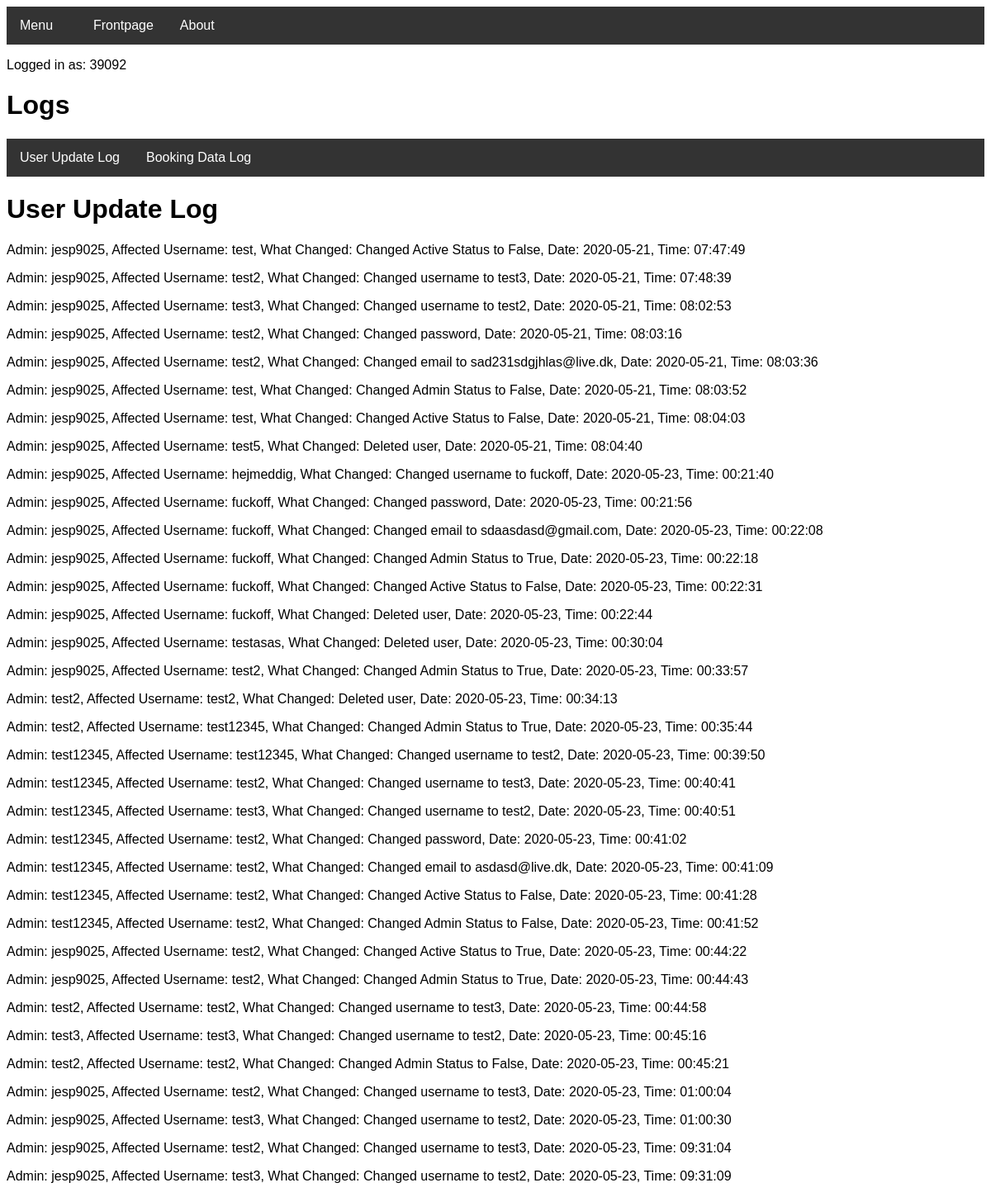
The page /userdatalog (signed in) on the database its author committed.
### tables this page shows
CREATE TABLE UpdateUserData (updateuserdata_admin STRING, updateuserdata_affected_user STRING, updateuserdata_what_changed STRING, updateuserdata_date DATE, updateuserdata_time TIME);

### routes.py (the view)
@app.route("/userdatalog")
def userdatalog():
    if "name" not in session:
        return redirect(url_for("login"))
    if user.checkIfAdmin(session['name']) == False:
        return redirect(url_for("denied"))
    lst = updateUserData.readUserDataLog()
    return render_template("userdatalog.html", data=lst, username=session['name'])

### Project.py (called while the page is built)
    def checkIfAdmin(self, username):
        try:
            c = self.conn.cursor()
            c.execute("SELECT user_is_admin FROM User WHERE user_username = '{}'".format(username))
            lst = c.fetchall()
            toList = functools.reduce(operator.add, (lst))
            for item in toList:
                if item == "True":
                    return True
            return False
        except TypeError:
            pass

    def readUserDataLog(self):
        try:
            c = self.conn.cursor()
            c.execute("SELECT 'Admin:', updateuserdata_admin, 'Affected Username:', updateuserdata_affected_user, 'What Changed:', updateuserdata_what_changed, 'Date:', updateuserdata_date, 'Time:', updateuserdata_time FROM UpdateUserData")
            lst = c.fetchall()
            c.close
            return lst
        except sqlite3.Error as e:
            return "An error occurred:", e.args[0]

### templates/userdatalog.html (shortened to what this page needs)
<!DOCTYPE html>
<head>
<link rel="stylesheet" href="../static/theme.css">
<link rel="stylesheet" type="text/css" href="../static/barstyle.css" title="style"/>
<link rel="stylesheet" type="text/css" href="../static/errorstyle.css" title="style"/>
</head>
<body>
<div class="navbar">
  <div class="dropdown">
    <button class="dropbtn">Menu
      <i class="fa fa-caret-down"></i>
    </button>
  </div>
  <a href="welcome">Frontpage</a>
  <a href="about">About</a>
</div>
</body>
<p>Logged in as: {{ username }}</p>
<h1>Logs</h1>
<div class="container">
    <div class="navbar">
        <a href="userdatalog">User Update Log</a>
        <a href="bookingdatalog">Booking Data Log</a>
    </div>
    <h1>User Update Log</h1>
</div>
<body>
    {%for value in data%}
     <p>{{value | replace("(", "") | replace(")", "") | replace(":", "=") | replace("'", "") | replace("=,", ":") | replace("=", ":")}}</p>
    {%endfor%}
   </body>

### static/barstyle.css (style rules this page uses)
body { font-family: Arial, Helvetica, sans-serif; }
.navbar { overflow: hidden; background-color: #333; }
.navbar a { float: left; font-size: 16px; color: white; text-align: center; padding: 14px 16px; text-decoration: none; }
.dropdown { float: left; overflow: hidden; }
.dropdown .dropbtn { font-size: 16px; border: none; outline: none; color: white; padding: 14px 16px; background-color: inherit; font-family: inherit; margin: 0; }

### rows shown on the page
UpdateUserData: value "Admin: jesp9025, Affected Username: test, What Changed: Changed Active Status to False, Date: 2020-05-21, Time: 07:47:49"
UpdateUserData: value "Admin: jesp9025, Affected Username: test2, What Changed: Changed username to test3, Date: 2020-05-21, Time: 07:48:39"
UpdateUserData: value "Admin: jesp9025, Affected Username: test3, What Changed: Changed username to test2, Date: 2020-05-21, Time: 08:02:53"
UpdateUserData: value "Admin: jesp9025, Affected Username: test2, What Changed: Changed password, Date: 2020-05-21, Time: 08:03:16"
UpdateUserData: value "Admin: jesp9025, Affected Username: test2, What Changed: Changed email to sad231sdgjhlas@live.dk, Date: 2020-05-21, Time: 08:03:36"
UpdateUserData: value "Admin: jesp9025, Affected Username: test, What Changed: Changed Admin Status to False, Date: 2020-05-21, Time: 08:03:52"
UpdateUserData: value "Admin: jesp9025, Affected Username: test, What Changed: Changed Active Status to False, Date: 2020-05-21, Time: 08:04:03"
UpdateUserData: value "Admin: jesp9025, Affected Username: test5, What Changed: Deleted user, Date: 2020-05-21, Time: 08:04:40"
UpdateUserData: value "Admin: jesp9025, Affected Username: hejmeddig, What Changed: Changed username to fuckoff, Date: 2020-05-23, Time: 00:21:40"
UpdateUserData: value "Admin: jesp9025, Affected Username: fuckoff, What Changed: Changed password, Date: 2020-05-23, Time: 00:21:56"
UpdateUserData: value "Admin: jesp9025, Affected Username: fuckoff, What Changed: Changed email to sdaasdasd@gmail.com, Date: 2020-05-23, Time: 00:22:08"
UpdateUserData: value "Admin: jesp9025, Affected Username: fuckoff, What Changed: Changed Admin Status to True, Date: 2020-05-23, Time: 00:22:18"
UpdateUserData: value "Admin: jesp9025, Affected Username: fuckoff, What Changed: Changed Active Status to False, Date: 2020-05-23, Time: 00:22:31"
UpdateUserData: value "Admin: jesp9025, Affected Username: fuckoff, What Changed: Deleted user, Date: 2020-05-23, Time: 00:22:44"
UpdateUserData: value "Admin: jesp9025, Affected Username: testasas, What Changed: Deleted user, Date: 2020-05-23, Time: 00:30:04"
UpdateUserData: value "Admin: jesp9025, Affected Username: test2, What Changed: Changed Admin Status to True, Date: 2020-05-23, Time: 00:33:57"
UpdateUserData: value "Admin: test2, Affected Username: test2, What Changed: Deleted user, Date: 2020-05-23, Time: 00:34:13"
UpdateUserData: value "Admin: test2, Affected Username: test12345, What Changed: Changed Admin Status to True, Date: 2020-05-23, Time: 00:35:44"
UpdateUserData: value "Admin: test12345, Affected Username: test12345, What Changed: Changed username to test2, Date: 2020-05-23, Time: 00:39:50"
UpdateUserData: value "Admin: test12345, Affected Username: test2, What Changed: Changed username to test3, Date: 2020-05-23, Time: 00:40:41"
UpdateUserData: value "Admin: test12345, Affected Username: test3, What Changed: Changed username to test2, Date: 2020-05-23, Time: 00:40:51"
UpdateUserData: value "Admin: test12345, Affected Username: test2, What Changed: Changed password, Date: 2020-05-23, Time: 00:41:02"
UpdateUserData: value "Admin: test12345, Affected Username: test2, What Changed: Changed email to asdasd@live.dk, Date: 2020-05-23, Time: 00:41:09"
UpdateUserData: value "Admin: test12345, Affected Username: test2, What Changed: Changed Active Status to False, Date: 2020-05-23, Time: 00:41:28"
UpdateUserData: value "Admin: test12345, Affected Username: test2, What Changed: Changed Admin Status to False, Date: 2020-05-23, Time: 00:41:52"
UpdateUserData: value "Admin: jesp9025, Affected Username: test2, What Changed: Changed Active Status to True, Date: 2020-05-23, Time: 00:44:22"
UpdateUserData: value "Admin: jesp9025, Affected Username: test2, What Changed: Changed Admin Status to True, Date: 2020-05-23, Time: 00:44:43"
UpdateUserData: value "Admin: test2, Affected Username: test2, What Changed: Changed username to test3, Date: 2020-05-23, Time: 00:44:58"
UpdateUserData: value "Admin: test3, Affected Username: test3, What Changed: Changed username to test2, Date: 2020-05-23, Time: 00:45:16"
UpdateUserData: value "Admin: test2, Affected Username: test2, What Changed: Changed Admin Status to False, Date: 2020-05-23, Time: 00:45:21"
UpdateUserData: value "Admin: jesp9025, Affected Username: test2, What Changed: Changed username to test3, Date: 2020-05-23, Time: 01:00:04"
UpdateUserData: value "Admin: jesp9025, Affected Username: test3, What Changed: Changed username to test2, Date: 2020-05-23, Time: 01:00:30"
UpdateUserData: value "Admin: jesp9025, Affected Username: test2, What Changed: Changed username to test3, Date: 2020-05-23, Time: 09:31:04"
UpdateUserData: value "Admin: jesp9025, Affected Username: test3, What Changed: Changed username to test2, Date: 2020-05-23, Time: 09:31:09"

### other values the page prints
{{ username }} "39092"
